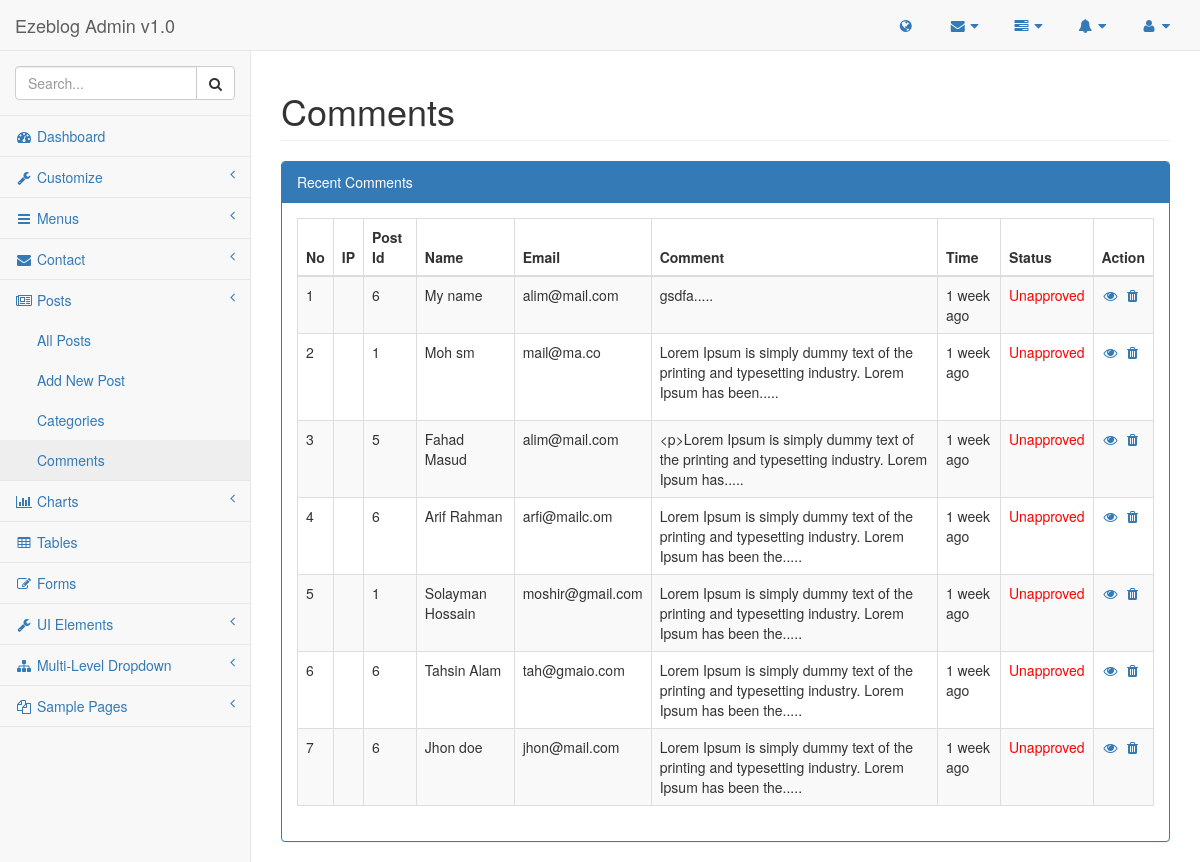
Before: /admin/pages/comments.php (signed in) with the older database file.
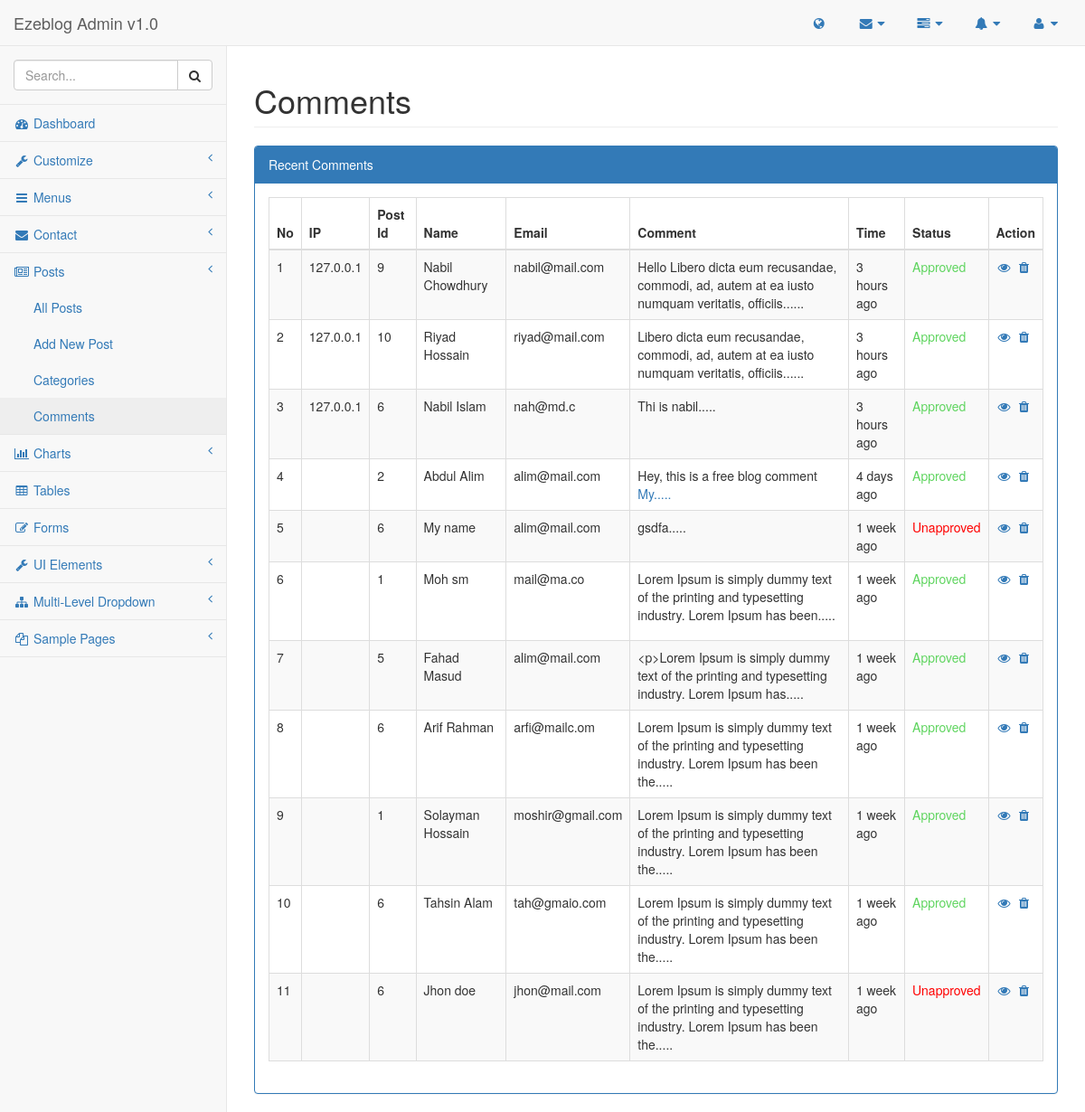
After: the same page with the newer database file.
### tables this page shows
CREATE TABLE `list_comment` (
  `id` int(11) NOT NULL,
  `post` int(11) NOT NULL,
  `name` varchar(255) NOT NULL,
  `email` varchar(255) NOT NULL,
  `comment` text NOT NULL,
  `ip` varchar(255) NOT NULL,
  `status` int(11) NOT NULL DEFAULT '0',
  `created_at` timestamp NOT NULL DEFAULT CURRENT_TIMESTAMP
);

### lib/database.php (called while the page is built, shortened)
<?php
Class Database{
    public $host   = DB_HOST;
    public $user   = DB_USER;
    public $pass   = DB_PASS;
    public $name   = DB_NAME;
    public $link;
    private function connectDB(){
        $this->link = new mysqli($this->host, $this->user, $this->pass, $this->name);
    }
    public function select($query){
        $result = $this->link->query($query) or die($this->link->error.__LINE__);
        if($result->num_rows > 0){
            return $result;
        } else {
            return false;
        }
    }
}
?>

### lib/format.php (called while the page is built, shortened)
<?php
    class Format{
        public function humanTiming($time){
            $time = time() - $time;
            $time = ($time<1)? 1 : $time;
            $tokens = array (
                31536000 => 'year',
                2592000 => 'month',
                604800 => 'week',
                86400 => 'day',
                3600 => 'hour',
                60 => 'minute',
                1 => 'second'
            );
            foreach ($tokens as $unit => $text) {
                if ($time < $unit) continue;
                $numberOfUnits = floor($time / $unit);
                return $numberOfUnits.' '.$text.(($numberOfUnits>1)?'s ':' ').'ago';
            }
        }
        public function textShorten($text, $limit = 400){
            $text = $text." ";
            $text = substr($text, 0, $limit);
            $text = substr($text, 0, strrpos($text, ' '));
            $text = $text.".....";
            return $text;
        }
    }
?>

### admin/pages/comments.php (the view, shortened to what the changed rows need)
<?php include '../inc/header.php'; ?>
<?php include '../inc/sidebar.php'; ?>
<div id="page-wrapper">
    <div class="row">
        <div class="col-lg-12">
            <h1 class="page-header">Comments</h1>
        </div>
    </div>
    <div class="row">
        <div class="col-lg-12">
            <div class="panel panel-primary">
                <div class="panel-body">
                    <table width="100%" class="table table-striped table-bordered table-hover" id="dataTables-subscribe">
                        <thead>
                        <tr>
                            <th>No</th>
                            <th>IP</th>
                            <th>Post Id</th>
                            <th>Name</th>
                            <th>Email</th>
                            <th>Comment</th>
                            <th>Time</th>
                            <th>Status</th>
                            <th>Action</th>
                        </tr>
                        </thead>
                        <tbody>
                        <?php
                            $query = "SELECT * FROM list_comment ORDER BY id DESC";
                            $comment = $database->select($query);
                            if($comment){
                                $i = 0;
                                while($result = $comment->fetch_assoc()){
                                    $i++
                         ?>
                                <tr class="odd gradeX">
                                    <td><?php echo $i; ?></td>
                                    <td  class="center"><?php echo $result['ip']; ?></td>
                                    <td><?php echo $result['post']; ?></td>
                                    <td><?php echo $result['name']; ?></td>
                                    <td><?php echo $result['email']; ?></td>
                                    <td><?php echo $format->textShorten($result['comment'], 100); ?></td>
                                    <td><?php echo $format->humanTiming(strtotime($result['created_at'])); ?></td>
                                    <td>
                                        <a onclick="return confirm('Are you sure?')" href="?approved=<?php echo $result['id']; ?>" class="doneMessage">
                                        <?php
                                            if($result['status'] == 0){
                                                echo "<p class='error'>Unapproved</p>";
                                            }
                                        ?>
                                        </a>
                                        <a onclick="return confirm('Are you sure?')" href="?unapproved=<?php echo $result['id']; ?>" class="doneMessage">
                                        <?php
                                            if($result['status'] == 1){
                                                echo "<p class='done'>Approved</p>";
                                            }
                                        ?>
                                        </a>
                                    </td>
                                    <td  class="center"><a href="<?php echo SITE_URL; ?>post.php?id=<?php echo $result['post']; ?>" target="_blank"> <i class="fa fa-eye fa-fw"></i></a>  <a onclick="return confirm('Are you sure?')" href="?delete=<?php echo $result['id']; ?>"><i class="fa fa-trash  fa-fw"></i></a>  </td>
                                </tr>
                         <?php
                                }
                            }
                        ?>
                        </tbody>
                    </table>
                </div>
            </div>
        </div>
    </div>
</div>
<?php include '../inc/footer.php'; ?>

### admin/inc/header.php (shortened to what the changed rows need)
<?php include '../../lib/database.php'; ?>
<?php include '../../lib/format.php'; ?>
<?php
    $database = new Database();
    $format = new Format();
?>
<!DOCTYPE html>
<html lang="en">
<head>
    <link href="../vendor/bootstrap/css/bootstrap.min.css" rel="stylesheet">
    <link href="../vendor/metisMenu/metisMenu.min.css" rel="stylesheet">
    <link href="../dist/css/sb-admin-2.css" rel="stylesheet">
    <link href="../dist/css/custom.css" rel="stylesheet">
    <link href="../vendor/datatables-plugins/dataTables.bootstrap.css" rel="stylesheet">
    <link href="../vendor/datatables-responsive/dataTables.responsive.css" rel="stylesheet">
    <link href="../vendor/morrisjs/morris.css" rel="stylesheet">
    <link href="../vendor/summernote/summernote-bs4.css" rel="stylesheet">
    <link href="../vendor/font-awesome/css/font-awesome.min.css" rel="stylesheet" type="text/css">
</head>
<body>
<div id="wrapper">
    <nav class="navbar navbar-default navbar-static-top" role="navigation" style="margin-bottom: 0">
        <div class="navbar-header">
            <a class="navbar-brand" href="index.php">Ezeblog Admin v1.0</a>
        </div>

Changed rows visible on the page:
added list_comment: ip "127.0.0.1", post "9", name "Nabil Chowdhury", email "nabil@mail.com", comment "Hello Libero dicta eum recusandae, commodi, ad, autem at ea iusto numquam veritatis, officiis......", created_at "3 hours ago", status "Approved"
added list_comment: ip "127.0.0.1", post "10", name "Riyad Hossain", email "riyad@mail.com", comment "Libero dicta eum recusandae, commodi, ad, autem at ea iusto numquam veritatis, officiis......", created_at "3 hours ago", status "Approved"
added list_comment: ip "127.0.0.1", post "6", name "Nabil Islam", email "nah@md.c", comment "Thi is nabil.....", created_at "3 hours ago", status "Approved"
added list_comment: post "2", name "Abdul Alim", email "alim@mail.com", comment "Hey, this is a free blog comment My.....", created_at "4 days ago", status "Approved"
changed list_comment "Moh sm": status "Unapproved" → "Approved"
changed list_comment "Fahad Masud": status "Unapproved" → "Approved"
changed list_comment "Arif Rahman": status "Unapproved" → "Approved"
changed list_comment "Solayman Hossain": status "Unapproved" → "Approved"
changed list_comment "Tahsin Alam": status "Unapproved" → "Approved"
